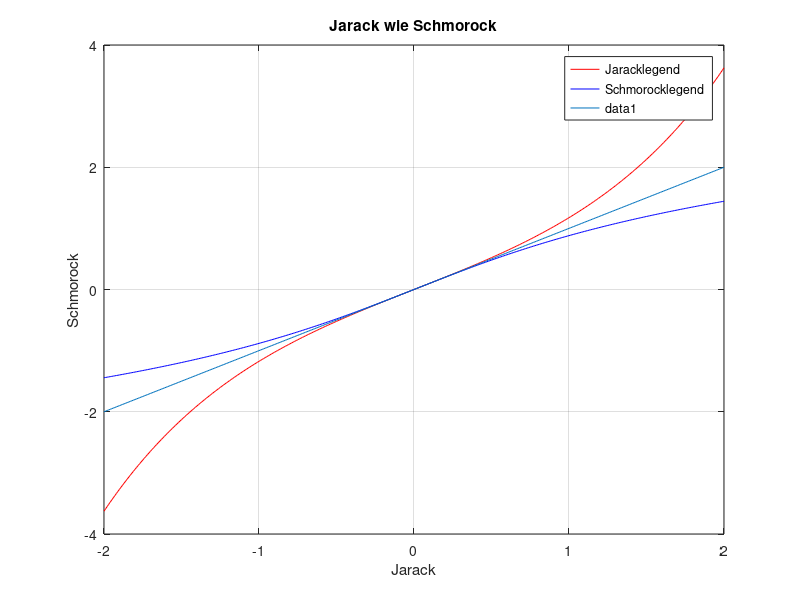

This chart was generated by the following MATLAB code:
clc;

x = -2 : 0.01 : 2.0; 

y1 = sinh(x); % y = sinh x
y2 = asinh(x); % Umkehrfunktion von sinh x
plot(x, y1, 'r', x, y2, 'b') % Zeichnen beider Grafiken

grid
title('Jarack wie Schmorock')

xlabel('Jarack')
ylabel('Schmorock')

legend('Jaracklegend', 'Schmorocklegend')


hold on
y3 = x;
plot(x, y3)
hold off